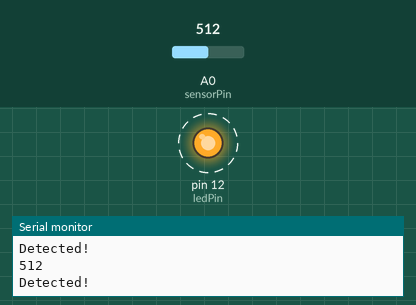
Recording of a sketch running on a simulated Arduino Uno, built with avr-gcc and run on an emulated ATmega328P. Parts: output pins drawn as LEDs (lit = HIGH), the last lines printed to the serial monitor. Dashed ring = blinking. The inputs (shaded band) are chosen by the test bench; at power-on: A0 (sensorPin) = 512.

Above: at 3.1 s.
3.2 s: A0 (sensorPin) set to 110
6.7 s: A0 (sensorPin) set to 90
At 6.7 s:
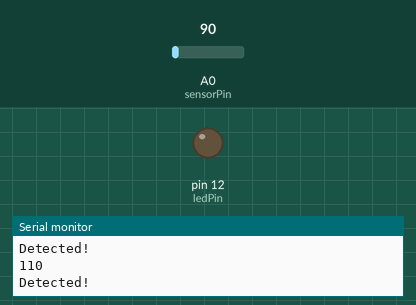
9.8 s: A0 (sensorPin) set to 122
At 10.7 s:
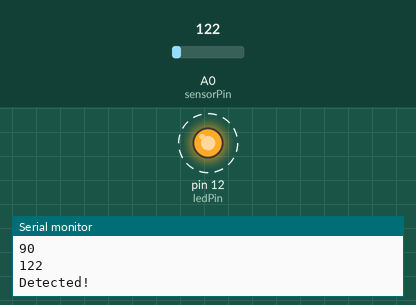
16.0 s: A0 (sensorPin) set to 0
At 17.0 s:
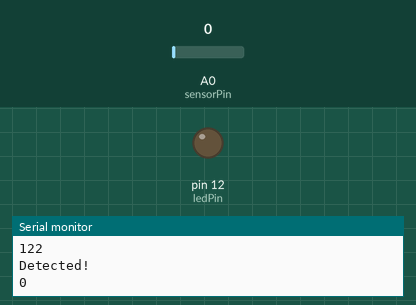
Timing chart, 0 to 19.0 s (numbered marks = the images above; inputs shaded):
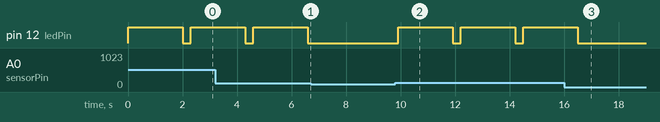

The sketch:

piezo_analog.ino
```cpp
/*code for using the piezoelectric plate as a sensor using the analog ports
the piezoelectric plate is connected to the analog ort A0 with the actuator port(led)at D12
the small potential difference produced by the piezoelectric late is detected by the arduino analog port
when potential is detected above a certain value, system is triggered*/

int sensorPin = A0;    // select the input pin for the ppiezoelectricplate positive terminal
int ledPin = 12;      // select the pin for the actuator
int sensorValue = 0;  // variable to store the value coming from the sensor

void setup() {
  // declare the ledPin as an OUTPUT:
  pinMode(ledPin, OUTPUT);
  Serial.begin(9600);
}

void loop() {
  // read the value from the sensor:
  sensorValue = analogRead(sensorPin);
  Serial.println(sensorValue);
  if(sensorValue >=100){
    digitalWrite(ledPin, HIGH);
    Serial.println("Detected!");
    delay(2000);
    digitalWrite(ledPin, LOW);
  }
  else{
    digitalWrite(ledPin, LOW);
  }
  delay(300);
}
```

Measured:
- the behaviour switches between 100 and 99 on A0 (sensorPin) (found by bisection; images 0 and 1)
- after the input at 6.7 s, pin 12 (ledPin): stays LOW (without the input it goes to HIGH after 0.20 s)
- after the input at 9.8 s, pin 12 (ledPin): alternates HIGH for 2.0 s and LOW for 0.30 s, starting after 0.10 s
- after the input at 16.0 s, pin 12 (ledPin): goes on until 16.5 s, then stays LOW
